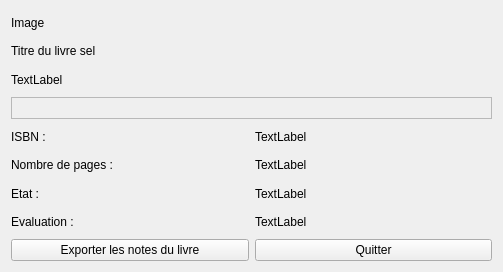
<?xml version="1.0" encoding="UTF-8"?>
<ui version="4.0">
 <class>ViewBookWindow</class>
 <widget class="QWidget" name="ViewBookWindow">
  <property name="geometry">
   <rect>
    <x>0</x>
    <y>0</y>
    <width>503</width>
    <height>272</height>
   </rect>
  </property>
  <property name="windowTitle">
   <string/>
  </property>
  <layout class="QVBoxLayout" name="verticalLayout">
   <item>
    <widget class="QLabel" name="book_picture_label">
     <property name="text">
      <string>Image</string>
     </property>
    </widget>
   </item>
   <item>
    <widget class="QLabel" name="book_title_label">
     <property name="text">
      <string>Titre du livre sel</string>
     </property>
    </widget>
   </item>
   <item>
    <layout class="QHBoxLayout" name="horizontalLayout">
     <item>
      <widget class="QLabel" name="book_authors_label">
       <property name="text">
        <string>TextLabel</string>
       </property>
      </widget>
     </item>
     <item>
      <widget class="QLabel" name="book_types_label">
       <property name="text">
        <string/>
       </property>
      </widget>
     </item>
    </layout>
   </item>
   <item>
    <widget class="QFrame" name="frame">
     <property name="enabled">
      <bool>true</bool>
     </property>
     <property name="frameShape">
      <enum>QFrame::StyledPanel</enum>
     </property>
     <property name="frameShadow">
      <enum>QFrame::Raised</enum>
     </property>
    </widget>
   </item>
   <item>
    <layout class="QHBoxLayout" name="horizontalLayout_5">
     <item>
      <widget class="QLabel" name="label">
       <property name="text">
        <string>ISBN : </string>
       </property>
      </widget>
     </item>
     <item>
      <widget class="QLabel" name="book_isbn_label">
       <property name="text">
        <string>TextLabel</string>
       </property>
      </widget>
     </item>
    </layout>
   </item>
   <item>
    <layout class="QHBoxLayout" name="horizontalLayout_4">
     <item>
      <widget class="QLabel" name="book">
       <property name="text">
        <string>Nombre de pages : </string>
       </property>
      </widget>
     </item>
     <item>
      <widget class="QLabel" name="book_pages_label">
       <property name="text">
        <string>TextLabel</string>
       </property>
      </widget>
     </item>
    </layout>
   </item>
   <item>
    <layout class="QHBoxLayout" name="horizontalLayout_3">
     <item>
      <widget class="QLabel" name="label_6">
       <property name="text">
        <string>Etat : </string>
       </property>
      </widget>
     </item>
     <item>
      <widget class="QLabel" name="book_status_label">
       <property name="text">
        <string>TextLabel</string>
       </property>
      </widget>
     </item>
    </layout>
   </item>
   <item>
    <layout class="QHBoxLayout" name="horizontalLayout_2">
     <item>
      <widget class="QLabel" name="label_7">
       <property name="text">
        <string>Evaluation : </string>
       </property>
      </widget>
     </item>
     <item>
      <widget class="QLabel" name="book_eval_label">
       <property name="text">
        <string>TextLabel</string>
       </property>
      </widget>
     </item>
    </layout>
   </item>
   <item>
    <layout class="QHBoxLayout" name="horizontalLayout_6">
     <item>
      <widget class="QPushButton" name="export_book_button">
       <property name="text">
        <string>Exporter les notes du livre</string>
       </property>
      </widget>
     </item>
     <item>
      <widget class="QPushButton" name="quit_button">
       <property name="text">
        <string>Quitter</string>
       </property>
      </widget>
     </item>
    </layout>
   </item>
  </layout>
 </widget>
 <resources/>
 <connections/>
</ui>
